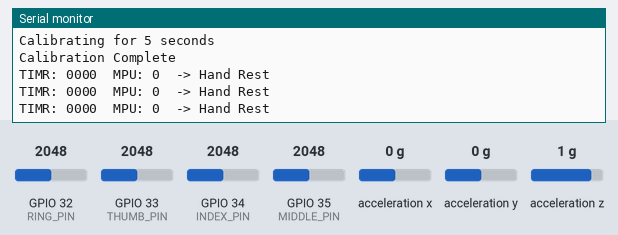
A sketch run on a simulated ESP32. On the bench: the last lines printed to the serial monitor. Wiring (inferred from the names in the program): MPU-6050 motion sensor at I2C address 0x68. The inputs (shaded band) are chosen by the test bench; at power-on: acceleration x 0 g, GPIO 32 (RING_PIN) = 2048, GPIO 33 (THUMB_PIN) = 2048, GPIO 34 (INDEX_PIN) = 2048, GPIO 35 (MIDDLE_PIN) = 2048, acceleration y 0 g, acceleration z 1 g.

Above: at 6.2 s.
6.3 s: acceleration x set to -1.4 g
At 6.59 s:
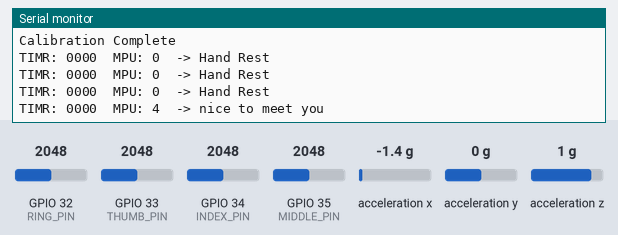
8.5 s: GPIO 32 (RING_PIN) set to 2129
At 8.81 s:
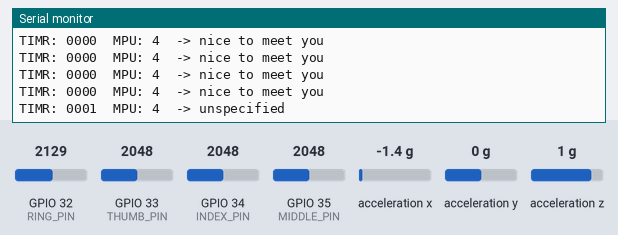
10.8 s: GPIO 33 (THUMB_PIN) set to 2866
At 11.03 s:
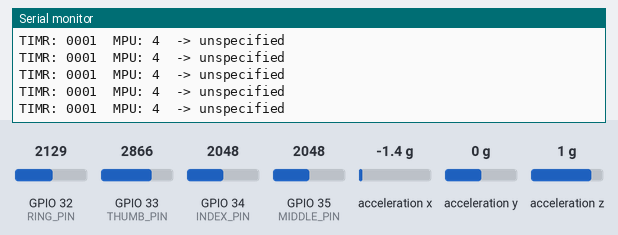
12.3 s: GPIO 34 (INDEX_PIN) set to 2866
At 12.51 s:
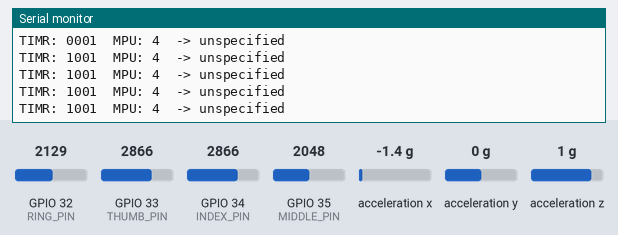
13.8 s: GPIO 35 (MIDDLE_PIN) set to 2866
At 13.99 s:
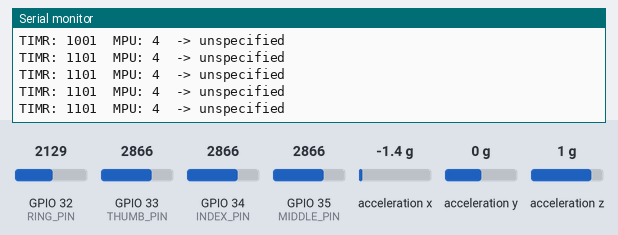
15.3 s: acceleration y set to -1.4 g
At 15.84 s:
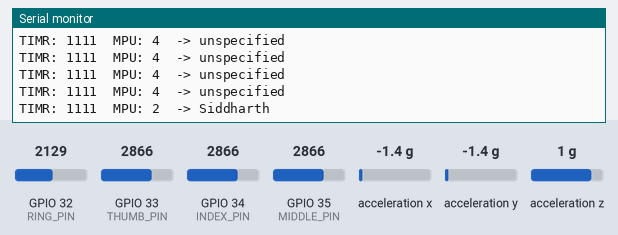
Timing chart, 0 to 18.3 s (numbered marks = the images above; inputs shaded):
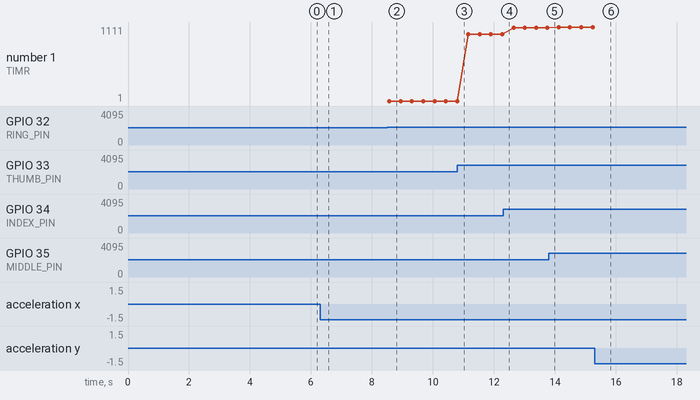

Measured:
- the behaviour switches between 2068 and 2069 on GPIO 32 (RING_PIN) (found by bisection; images 1 and 2)
- after the input at 6.3 s, the serial monitor: prints a new line after 0.05 s (image 1)
- after the input at 8.5 s, the serial monitor: prints a new line after 0.07 s (image 2)
- after the input at 15.3 s, the serial monitor: prints a new line after 0.30 s (image 6)
- plotted number 1: 1 → 1001 after the input at 10.8 s, 1001 → 1101 after the input at 12.3 s, 1101 → 1111 after the input at 13.8 s

The sketch:

code.ino
```cpp
#include <Wire.h>
#include <WiFi.h>
#include <WebServer.h>
#include <math.h>

//////////////////// WIFI ////////////////////

const char* ssid = "ESP32_TALK";
const char* password = "12345678";

WebServer server(80);
String message = "Infinity Gauntlet Ready";

void handleRoot() {
  String page = R"rawliteral(
<!DOCTYPE html>
<html>
<head>
  <title>Infinity Gauntlet</title>
</head>
<body style="text-align:center; font-family:Arial;">
  <h2>🧤 Infinity Gauntlet Voice Output</h2>
  <h3>)rawliteral" + message + R"rawliteral(</h3>

  <button onclick="speak()" style="font-size:24px; padding:15px;">
    🔊 SPEAK
  </button>

  <script>
    function speak() {
      let msg = new SpeechSynthesisUtterance(")rawliteral" + message + R"rawliteral(");
      speechSynthesis.speak(msg);
    }
  </script>
</body>
</html>
)rawliteral";

  server.send(200, "text/html", page);
}

//////////////////// FLEX SENSORS ////////////////////

const int INDEX_PIN  = 34;
const int MIDDLE_PIN = 35;
const int RING_PIN   = 32;
const int THUMB_PIN  = 33;

const int SAMPLES = 20;
const int TOLERANCE = 20;

int normalIndex = 0;
int normalMiddle = 0;
int normalRing = 0;
int normalThumb = 0;

int readFlex(int pin) {
  long sum = 0;
  for (int i = 0; i < SAMPLES; i++) {
    sum += analogRead(pin);
    delay(2);
  }
  return sum / SAMPLES;
}

//////////////////// MPU6050 ////////////////////

const int MPU_ADDR = 0x68;
float roll, pitch;

void readAngles() {
  int16_t ax, ay, az;

  Wire.beginTransmission(MPU_ADDR);
  Wire.write(0x3B);
  Wire.endTransmission(false);
  Wire.requestFrom(MPU_ADDR, 6, true);

  ax = Wire.read() << 8 | Wire.read();
  ay = Wire.read() << 8 | Wire.read();
  az = Wire.read() << 8 | Wire.read();

  float axg = ax / 16384.0;
  float ayg = ay / 16384.0;
  float azg = az / 16384.0;

  roll  = atan2(ayg, azg) * 180.0 / PI;
  pitch = atan2(-axg, sqrt(ayg * ayg + azg * azg)) * 180.0 / PI;
}

//////////////////// SETUP ////////////////////

void setup() {

  Serial.begin(115200);

  WiFi.softAP(ssid, password);
  Serial.print("ESP32 IP: ");
  Serial.println(WiFi.softAPIP());

  server.on("/", handleRoot);
  server.begin();

  Wire.begin(21, 22);

  Wire.beginTransmission(MPU_ADDR);
  Wire.write(0x6B);
  Wire.write(0x00);
  Wire.endTransmission(true);

  // FLEX CALIBRATION
  Serial.println("Keep fingers straight...");
  Serial.println("Calibrating for 5 seconds");

  long sI=0,sM=0,sR=0,sT=0;
  int count=0;

  unsigned long start = millis();

  while (millis() - start < 5000) {
    sI += readFlex(INDEX_PIN);
    sM += readFlex(MIDDLE_PIN);
    sR += readFlex(RING_PIN);
    sT += readFlex(THUMB_PIN);
    count++;
  }

  normalIndex  = sI / count;
  normalMiddle = sM / count;
  normalRing   = sR / count;
  normalThumb  = sT / count;

  Serial.println("Calibration Complete");
}

//////////////////// LOOP ////////////////////

void loop() {

  server.handleClient();

  // ===== FLEX READ =====

  int indexVal  = readFlex(INDEX_PIN);
  int middleVal = readFlex(MIDDLE_PIN);
  int ringVal   = readFlex(RING_PIN);
  int thumbVal  = readFlex(THUMB_PIN);

  int indexBent  = abs(indexVal  - normalIndex)  > TOLERANCE ? 1 : 0;
  int middleBent = abs(middleVal - normalMiddle) > TOLERANCE ? 1 : 0;
  int ringBent   = abs(ringVal   - normalRing)   > TOLERANCE ? 1 : 0;
  int thumbBent  = abs(thumbVal  - normalThumb)  > TOLERANCE ? 1 : 0;

  // ===== MPU READ =====

  readAngles();

  int mpuCode = 0;

  if (roll > 40)        mpuCode = 1;
  else if (roll < -40)  mpuCode = 2;
  else if (pitch < -40) mpuCode = 3;
  else if (pitch > 40)  mpuCode = 4;
  else                  mpuCode = 0;

  // ===== DICTIONARY =====

  if      (thumbBent==0 && indexBent==0 && middleBent==0 && ringBent==0 && mpuCode==0)
      message = "Hand Rest";

  else if (thumbBent==0 && indexBent==0 && middleBent==0 && ringBent==0 && mpuCode==1)
      message = "Hi";

  else if (thumbBent==1 && indexBent==1 && middleBent==1 && ringBent==1 && mpuCode==0)
      message = "This";

  else if (thumbBent==0 && indexBent==1 && middleBent==1 && ringBent==1 && mpuCode==2)
      message = "is";

  else if (thumbBent==1 && indexBent==1 && middleBent==1 && ringBent==1 && mpuCode==2)
      message = "Siddharth";

  else if (thumbBent==0 && indexBent==0 && middleBent==0 && ringBent==0 && mpuCode==4)
      message = "nice to meet you";

  else message = "unspecified";

  // ===== ALWAYS PRINT 4 DIGITS =====

  Serial.print("TIMR: ");
  Serial.print(thumbBent);
  Serial.print(indexBent);
  Serial.print(middleBent);
  Serial.print(ringBent);

  Serial.print("  MPU: ");
  Serial.print(mpuCode);

  Serial.print("  -> ");
  Serial.println(message);

  delay(200);
}
```
